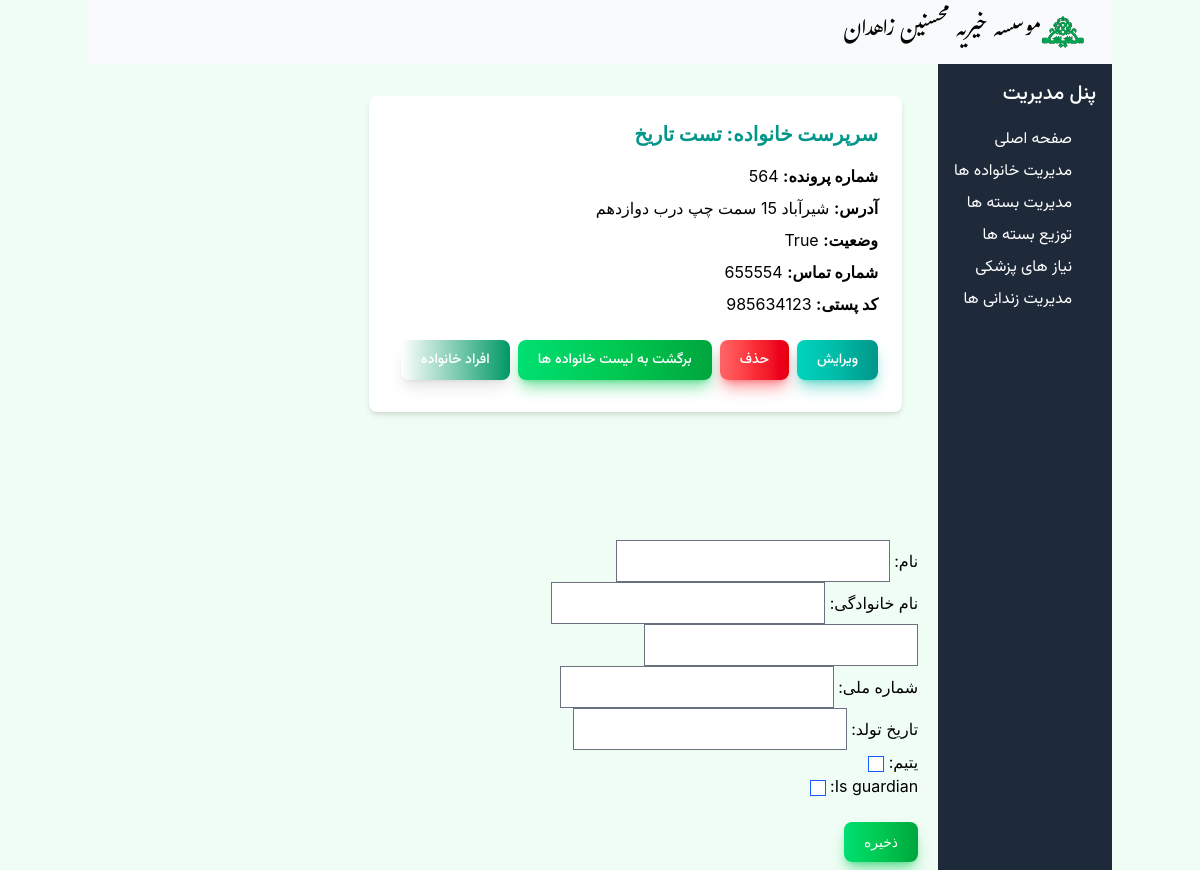
The page /families/2/ on the database as committed earlier.
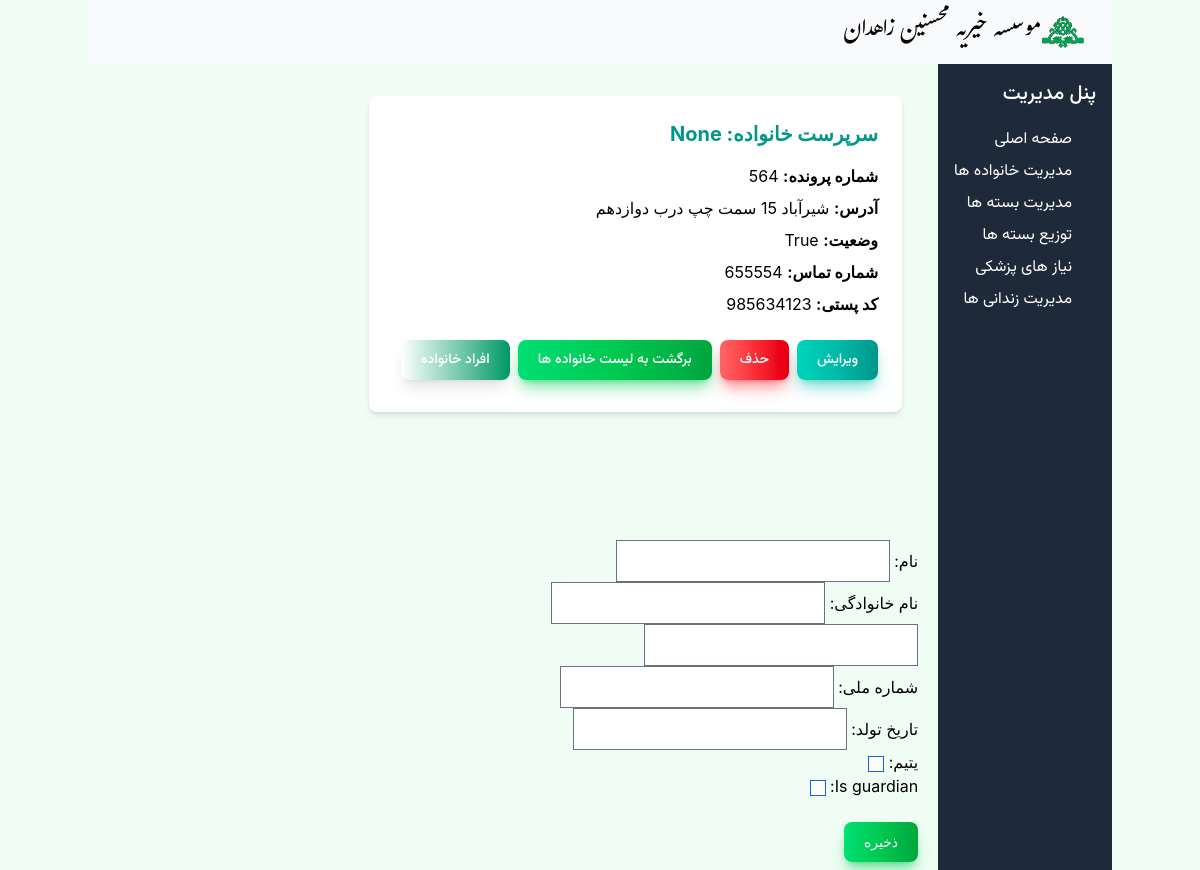
The same page on the database as committed later.
### Mohsenin/models.py (models this page shows)
class Family(models.Model):
    doc_code = models.IntegerField('شماره پرونده')
    need_level = models.IntegerField('سطح نیاز', default=1, choices=NEED_LEVEL_CHOICE)
    family_type = models.IntegerField('نوع نیازمندی', default=1, choices=FAMILY_TYPE_CHOICES)
    guardian = models.ForeignKey('Person', verbose_name='سرپرست خانوار', on_delete=models.SET_NULL, related_name='guardianship', null=True)
    address = models.CharField('آدرس',max_length=255)
    contact_number = models.CharField('شماره تماس',max_length=15, blank=True, null=True)
    postal_code = models.CharField('کدپستی',max_length=10, blank=True, null= True)
    distlist = models.ForeignKey(Dist, verbose_name='لیست توزیع',on_delete=models.SET_NULL, null=True)
    is_active = models.BooleanField('تحت پوشش',default=True)  # To track if the family is currently receiving support

class Person(models.Model):
    family = models.ForeignKey(Family, related_name='members', on_delete=models.CASCADE)
    first_name = models.CharField('نام',max_length=50)
    last_name = models.CharField('نام خانوادگی',max_length=50)
    father_name = models.CharField('', max_length=50)
    national_id = models.CharField('شماره ملی', max_length=10)
    birth_date = models.DateField('تاریخ تولد') #TODO: USE django-jalali
    is_orphan = models.BooleanField('یتیم')
    is_guardian = models.BooleanField(default=False)
    def __str__(self):
        return self.first_name

### Mohsenin/views.py (the view, shortened to what this page needs)
# urls.py: path('families/<int:pk>/', views.FamilyDetailView.as_view(), name='family_detail'),
class FamilyDetailView(CreateView):
    template_name = 'Family/family_detail.html'
    model = Person
    form_class = NewPersonForm
    success_url = reverse_lazy("person_list")
    def get(self, request, pk):
        family = get_object_or_404(Family, pk=pk)
        person = Person.objects.all()
        context = {
            'persons':person,
            'family': family,
            'form': NewPersonForm(),  # فرم اولیه برای نمایش
        }
        return render(request, self.template_name, context)

### Mohsenin/forms.py
class NewPersonForm(forms.ModelForm):
    class Meta:
        model = Person
        fields = ["first_name", "last_name", "father_name", "national_id", "birth_date", "is_orphan", "is_guardian"]

### Mohsenin/templates/Family/family_detail.html (shortened to what this page needs)
{% extends "base.html" %}
{% block content %}
<div class="container mx-auto py-8 px-4">
    <div class="bg-white rounded-lg shadow-md p-6">
        <h2 class="text-xl font-bold text-teal-600 mb-4">سرپرست خانواده: {{ family.guardian }}</h2>
        <p class="mb-2"><strong>شماره پرونده:</strong> {{ family.doc_code }}</p>
        <p class="mb-2"><strong>آدرس:</strong> {{ family.address }}</p>
        <p class="mb-2"><strong>وضعیت:</strong> {{ family.is_active }}</p>
        <p class="mb-2"><strong>شماره تماس:</strong> {{ family.contact_number }}</p>
        <p class="mb-2"><strong>کد پستی:</strong> {{ family.postal_code }}</p>
        <div class="mt-6 flex space-x-4">
        <a href="{% url 'family_update' family.pk %}" class="text-white bg-gradient-to-r from-teal-400 via-teal-500 to-teal-600 hover:bg-gradient-to-br focus:ring-4 focus:outline-none focus:ring-teal-300 dark:focus:ring-teal-800 shadow-lg shadow-teal-500/50 dark:shadow-lg dark:shadow-teal-800/80 vazir-medium rounded-lg text-sm px-5 py-2.5 text-center me-2 mb-2">ویرایش</a>
        <a href="{% url 'family_deactivate' family.pk %}" class="text-white bg-gradient-to-r from-red-400 via-red-500 to-red-600 hover:bg-gradient-to-br focus:ring-4 focus:outline-none focus:ring-red-300 dark:focus:ring-red-800 shadow-lg shadow-red-500/50 dark:shadow-lg dark:shadow-red-800/80 vazir-medium rounded-lg text-sm px-5 py-2.5 text-center me-2 mb-2">حذف</a>
        <a href="{% url 'family_list' %}" class="text-white bg-gradient-to-r from-green-400 via-green-500 to-green-600 hover:bg-gradient-to-br focus:ring-4 focus:outline-none focus:ring-green-300 dark:focus:ring-green-800 shadow-lg shadow-green-500/50 dark:shadow-lg dark:shadow-green-800/80 vazir-medium rounded-lg text-sm px-5 py-2.5 text-center me-2 mb-2">برگشت به لیست خانواده ها</a>
        <a href="{% url 'person_list' family.pk %}" class="text-white bg-gradient-to-r from-emerald-400 via-emerald-500 to-emerald-600 hover:bg-gradient-to-br focus:ring-4 focus:outline-none focus:ring-emerald-300 dark:focus:ring-emerald-800 shadow-lg shadow-emerald-500/50 dark:shadow-lg dark:shadow-emerald-800/80 vazir-medium rounded-lg text-sm px-5 py-2.5 text-center me-2 mb-2">افراد خانواده</a>
        </div>
    </div>
</div>
<br><br><br>
<br>
<form method="post">
    {{ form.as_p }}
    <br>
    <button type="submit" class="text-white bg-gradient-to-r from-green-400 via-green-500 to-green-600 hover:bg-gradient-to-br focus:ring-4 focus:outline-none focus:ring-green-300 dark:focus:ring-green-800 shadow-lg shadow-green-500/50 dark:shadow-lg dark:shadow-green-800/80 font-medium rounded-lg text-sm px-5 py-2.5 text-center me-2 mb-2">ذخیره</button>
</form>
{% endblock %}

Rows that differ between the two databases and show on the page:
changed Family "شیرآباد 15 سمت چپ درب دوازدهم": guardian "تست تاریخ" → "None"
